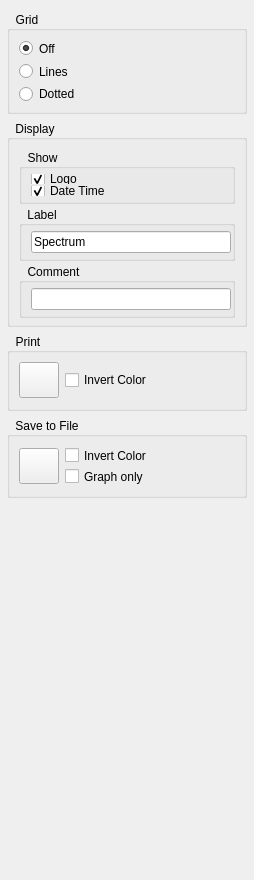
      <widget class="QWidget" name="tabScreen">
       <attribute name="title">
        <string>Screen</string>
       </attribute>
       <layout class="QVBoxLayout" name="verticalLayout_39">
        <property name="leftMargin">
         <number>7</number>
        </property>
        <property name="rightMargin">
         <number>7</number>
        </property>
        <item>
         <widget class="QGroupBox" name="grpGridMode">
          <property name="minimumSize">
           <size>
            <width>240</width>
            <height>103</height>
           </size>
          </property>
          <property name="maximumSize">
           <size>
            <width>240</width>
            <height>103</height>
           </size>
          </property>
          <property name="styleSheet">
           <string notr="true">color: rgb(0, 0, 0);</string>
          </property>
          <property name="title">
           <string>  Grid  </string>
          </property>
          <layout class="QVBoxLayout" name="verticalLayout_10">
           <item>
            <widget class="QRadioButton" name="rbGridModeOff">
             <property name="text">
              <string>Off</string>
             </property>
             <property name="checked">
              <bool>true</bool>
             </property>
            </widget>
           </item>
           <item>
            <widget class="QRadioButton" name="rbGridModeLine">
             <property name="text">
              <string>Lines</string>
             </property>
             <property name="checked">
              <bool>false</bool>
             </property>
            </widget>
           </item>
           <item>
            <widget class="QRadioButton" name="rbGridModeDotted">
             <property name="text">
              <string>Dotted</string>
             </property>
             <property name="checked">
              <bool>false</bool>
             </property>
            </widget>
           </item>
          </layout>
         </widget>
        </item>
        <item>
         <widget class="QGroupBox" name="grpScreenDisplay">
          <property name="minimumSize">
           <size>
            <width>240</width>
            <height>207</height>
           </size>
          </property>
          <property name="maximumSize">
           <size>
            <width>240</width>
            <height>207</height>
           </size>
          </property>
          <property name="styleSheet">
           <string notr="true">color: rgb(0, 0, 0);</string>
          </property>
          <property name="title">
           <string>  Display  </string>
          </property>
          <layout class="QVBoxLayout" name="verticalLayout_18">
           <property name="spacing">
            <number>2</number>
           </property>
           <property name="bottomMargin">
            <number>6</number>
           </property>
           <item>
            <widget class="QGroupBox" name="grpScreenDisplayShow">
             <property name="title">
              <string>  Show  </string>
             </property>
             <property name="flat">
              <bool>true</bool>
             </property>
             <layout class="QVBoxLayout" name="verticalLayout_27">
              <property name="spacing">
               <number>2</number>
              </property>
              <property name="topMargin">
               <number>5</number>
              </property>
              <property name="rightMargin">
               <number>1</number>
              </property>
              <property name="bottomMargin">
               <number>5</number>
              </property>
              <item>
               <widget class="QCheckBox" name="cbScreenDisplayLogo">
                <property name="text">
                 <string>Logo</string>
                </property>
                <property name="checked">
                 <bool>true</bool>
                </property>
               </widget>
              </item>
              <item>
               <widget class="QCheckBox" name="cbScreenDisplayDateTime">
                <property name="text">
                 <string>Date Time</string>
                </property>
                <property name="checked">
                 <bool>true</bool>
                </property>
               </widget>
              </item>
             </layout>
            </widget>
           </item>
           <item>
            <widget class="QGroupBox" name="grpScreenDisplayLabel">
             <property name="title">
              <string>  Label  </string>
             </property>
             <property name="flat">
              <bool>true</bool>
             </property>
             <layout class="QVBoxLayout" name="verticalLayout_28">
              <property name="topMargin">
               <number>5</number>
              </property>
              <property name="rightMargin">
               <number>1</number>
              </property>
              <property name="bottomMargin">
               <number>5</number>
              </property>
              <item>
               <widget class="QLineEdit" name="txtScreenDisplayLabel">
                <property name="text">
                 <string>Spectrum</string>
                </property>
               </widget>
              </item>
             </layout>
            </widget>
           </item>
           <item>
            <widget class="QGroupBox" name="grpScreenDisplayComments">
             <property name="title">
              <string>  Comment  </string>
             </property>
             <property name="flat">
              <bool>true</bool>
             </property>
             <layout class="QVBoxLayout" name="verticalLayout_29">
              <property name="topMargin">
               <number>5</number>
              </property>
              <property name="rightMargin">
               <number>1</number>
              </property>
              <property name="bottomMargin">
               <number>5</number>
              </property>
              <item>
               <widget class="QLineEdit" name="txtScreenDisplayComment">
                <property name="text">
                 <string/>
                </property>
               </widget>
              </item>
             </layout>
            </widget>
           </item>
          </layout>
         </widget>
        </item>
        <item>
         <widget class="QGroupBox" name="grpScreenPrint">
          <property name="minimumSize">
           <size>
            <width>240</width>
            <height>78</height>
           </size>
          </property>
          <property name="maximumSize">
           <size>
            <width>240</width>
            <height>78</height>
           </size>
          </property>
          <property name="styleSheet">
           <string notr="true">color: rgb(0, 0, 0);</string>
          </property>
          <property name="title">
           <string>  Print  </string>
          </property>
          <layout class="QVBoxLayout" name="verticalLayout_36">
           <item>
            <layout class="QHBoxLayout" name="horizontalLayout_24">
             <item>
              <widget class="QPushButton" name="bttnScreenPrint">
               <property name="minimumSize">
                <size>
                 <width>40</width>
                 <height>36</height>
                </size>
               </property>
               <property name="maximumSize">
                <size>
                 <width>40</width>
                 <height>36</height>
                </size>
               </property>
               <property name="icon">
                <iconset resource="Resource.qrc">
                 <normaloff>:/img/32Print</normaloff>:/img/32Print</iconset>
               </property>
              </widget>
             </item>
             <item>
              <widget class="QCheckBox" name="cbScreenPrintInvertColor">
               <property name="text">
                <string>Invert Color</string>
               </property>
              </widget>
             </item>
            </layout>
           </item>
          </layout>
         </widget>
        </item>
        <item>
         <widget class="QGroupBox" name="grpScreenSaveToFile">
          <property name="minimumSize">
           <size>
            <width>240</width>
            <height>81</height>
           </size>
          </property>
          <property name="maximumSize">
           <size>
            <width>240</width>
            <height>81</height>
           </size>
          </property>
          <property name="styleSheet">
           <string notr="true">color: rgb(0, 0, 0);</string>
          </property>
          <property name="title">
           <string>  Save to File  </string>
          </property>
          <layout class="QVBoxLayout" name="verticalLayout_38">
           <item>
            <layout class="QHBoxLayout" name="horizontalLayout_29">
             <item>
              <widget class="QPushButton" name="bttnScreenSaveToFile">
               <property name="minimumSize">
                <size>
                 <width>40</width>
                 <height>36</height>
                </size>
               </property>
               <property name="maximumSize">
                <size>
                 <width>40</width>
                 <height>36</height>
                </size>
               </property>
               <property name="icon">
                <iconset resource="Resource.qrc">
                 <normaloff>:/img/32Capture</normaloff>:/img/32Capture</iconset>
               </property>
              </widget>
             </item>
             <item>
              <layout class="QVBoxLayout" name="verticalLayout_37">
               <property name="spacing">
                <number>2</number>
               </property>
               <item>
                <widget class="QCheckBox" name="cbScreenSaveToFileInvertColor">
                 <property name="text">
                  <string>Invert Color</string>
                 </property>
                </widget>
               </item>
               <item>
                <widget class="QCheckBox" name="cbScreenSaveToFileGraphOnly">
                 <property name="text">
                  <string>Graph only</string>
                 </property>
                </widget>
               </item>
              </layout>
             </item>
            </layout>
           </item>
          </layout>
         </widget>
        </item>
        <item>
         <spacer name="verticalSpacer_6">
          <property name="orientation">
           <enum>Qt::Vertical</enum>
          </property>
          <property name="sizeHint" stdset="0">
           <size>
            <width>20</width>
            <height>371</height>
           </size>
          </property>
         </spacer>
        </item>
       </layout>
      </widget>
